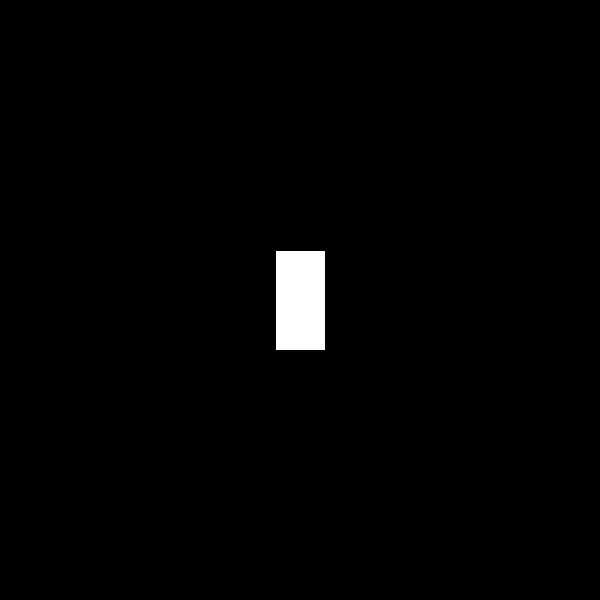
Frame 1 (no input)
Frame 60 (the mouse pressed at the canvas centre just before this capture): identical to frame 1, image omitted
Frame 120 (the mouse held since frame 60 and released just before this capture): identical to frame 1, image omitted

The Processing sketch that drew this single still picture (run headless with seeded random() and noise(); from frame 60 on, the mouse is pressed at the canvas centre):

// Processing sketch: week7_1_mouse_interaction_rect
// ── week7_1_mouse_interaction_rect.pde
float x;
float y;
int w = 50;
int h = 100;
boolean isClicked = false;

void setup() {
  size(600, 600);
}
void draw() {
  background(0);
  x = width*0.5 - w*0.5;
  y = height*0.5 - h*0.5;
  rect(x,y,w,h);
  
}

void mouseClicked() {
  if(mouseY > y && mouseY < y + h && mouseX > x && mouseX < x + w) {
    isClicked = true;
  }else{
   isClicked = false; 
  }
}
